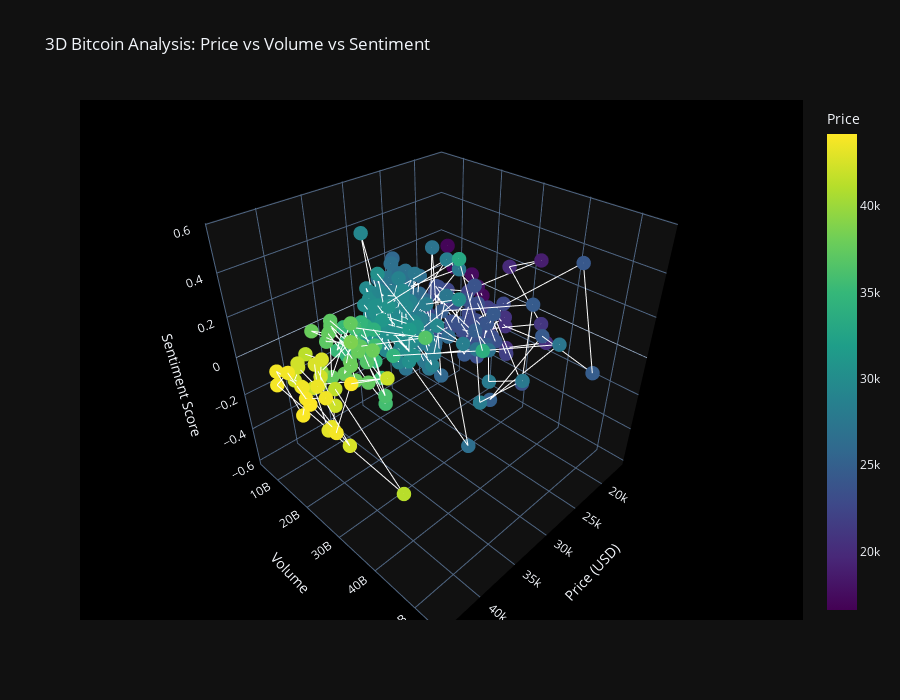

Source (notebook cell):
### Markdown cell above
## 9. 3D Visualization

### Code cell
# 3D Price, Volume, Sentiment visualization
fig_3d = go.Figure(data=[go.Scatter3d(
    x=maindf['Close'],
    y=maindf['Volume'],
    z=maindf['Sentiment'],
    mode='markers+lines',
    marker=dict(
        size=5,
        color=maindf['Close'],
        colorscale='Viridis',
        showscale=True,
        colorbar=dict(title="Price")
    ),
    line=dict(color='white', width=2),
    text=maindf['Date'].dt.strftime('%Y-%m-%d'),
    hovertemplate='<b>Date:</b> %{text}<br>' +
                  '<b>Price:</b> $%{x:,.2f}<br>' +
                  '<b>Volume:</b> %{y:,.0f}<br>' +
                  '<b>Sentiment:</b> %{z:.3f}<extra></extra>'
)])

fig_3d.update_layout(
    title='3D Bitcoin Analysis: Price vs Volume vs Sentiment',
    scene=dict(
        xaxis_title='Price (USD)',
        yaxis_title='Volume',
        zaxis_title='Sentiment Score',
        bgcolor='black'
    ),
    template='plotly_dark',
    height=700
)

fig_3d.show()

### Figure 1 — Plotly figure (JSON) as saved in the notebook; plotly's stock layout.template omitted (floating-point values rounded to 4 significant figures; data arrays with more than 128 entries replaced by an {"elided": "..."} marker saying what was removed)
{"data": [{"hovertemplate": "<b>Date:</b> %{text}<br><b>Price:</b> $%{x:,.2f}<br><b>Volume:</b> %{y:,.0f}<br><b>Sentiment:</b> %{z:.3f}<extra></extra>", "line": {"color": "white", "width": 2}, "marker": {"color": {"elided": "365 float values"}, "colorbar": {"title": {"text": "Price"}}, "colorscale": [[0, "#440154"], [0.1111, "#482878"], [0.2222, "#3e4989"], [0.3333, "#31688e"], [0.4444, "#26828e"], [0.5556, "#1f9e89"], [0.6667, "#35b779"], [0.7778, "#6ece58"], [0.8889, "#b5de2b"], [1, "#fde725"]], "showscale": true, "size": 5}, "mode": "markers+lines", "text": {"elided": "365 str values"}, "type": "scatter3d", "x": {"elided": "365 float values"}, "y": {"elided": "365 int values"}, "z": {"elided": "365 float values"}}], "layout": {"height": 700, "scene": {"bgcolor": "black", "xaxis": {"title": {"text": "Price (USD)"}}, "yaxis": {"title": {"text": "Volume"}}, "zaxis": {"title": {"text": "Sentiment Score"}}}, "title": {"text": "3D Bitcoin Analysis: Price vs Volume vs Sentiment"}}}
